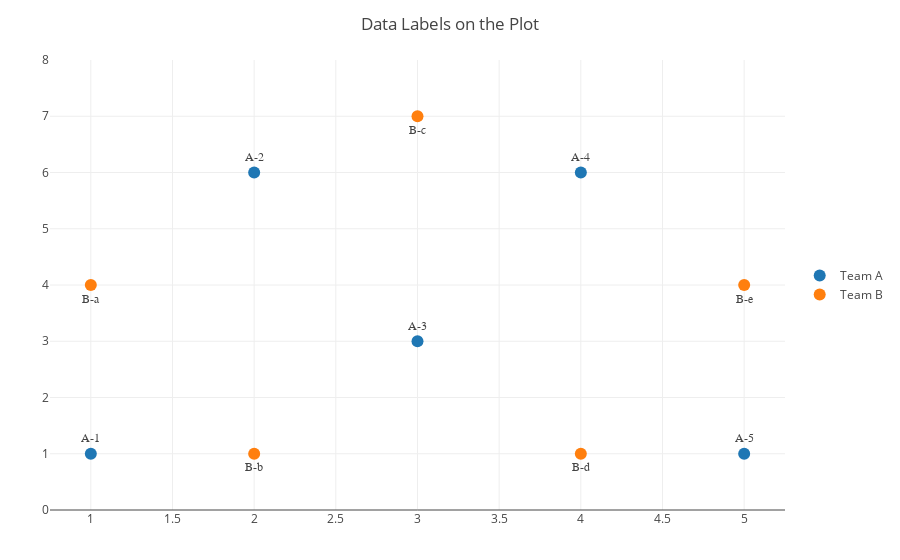

Notebook code cell kept with this figure:
### Markdown cell above
### Adding data labels and Figure Layout

* Add the array of labels as an attribute to each trace
* The figure layout is a separate argument modifying the "Figure Pane Attributes"

### Code cell
function linescatter3()
    trace1 = scatter(;x=1:5, y=[1, 6, 3, 6, 1],
                      mode="markers+text", name="Team A",
                      textposition="top center",
                      text=["A-1", "A-2", "A-3", "A-4", "A-5"],
                      marker_size=12, textfont_family="Raleway, sans-serif")

    trace2 = scatter(;x=1:5+0.5, y=[4, 1, 7, 1, 4],
                      mode="markers+text", name= "Team B",
                      textposition="bottom center",
                      text= ["B-a", "B-b", "B-c", "B-d", "B-e"],
                      marker_size=12, textfont_family="Times New Roman")

    data = [trace1, trace2]

    layout = Layout(;title="Data Labels on the Plot", xaxis_range=[0.75, 5.25],
                     yaxis_range=[0, 8], legend_y=0.5, legend_yref="paper",
                     legend=attr(family="Arial, sans-serif", size=20,
                                 color="grey"))
    plot(data, layout)
end
linescatter3()

### Figure 1 — Plotly figure (JSON) as saved in the notebook; plotly's stock layout.template omitted (floating-point values rounded to 4 significant figures)
{"data": [{"y": [1, 6, 3, 6, 1], "text": ["A-1", "A-2", "A-3", "A-4", "A-5"], "textfont": {"family": "Raleway, sans-serif"}, "name": "Team A", "type": "scatter", "x": [1, 2, 3, 4, 5], "textposition": "top center", "mode": "markers+text", "marker": {"size": 12}}, {"y": [4, 1, 7, 1, 4], "text": ["B-a", "B-b", "B-c", "B-d", "B-e"], "textfont": {"family": "Times New Roman"}, "name": "Team B", "type": "scatter", "x": [1.0, 2.0, 3.0, 4.0, 5.0], "textposition": "bottom center", "mode": "markers+text", "marker": {"size": 12}}], "layout": {"yaxis": {"range": [0, 8]}, "legend": {"y": 0.5, "size": 20, "yref": "paper", "color": "grey", "family": "Arial, sans-serif"}, "xaxis": {"range": [0.75, 5.25]}, "title": "Data Labels on the Plot", "margin": {"r": 50, "l": 50, "b": 50, "t": 60}}}
